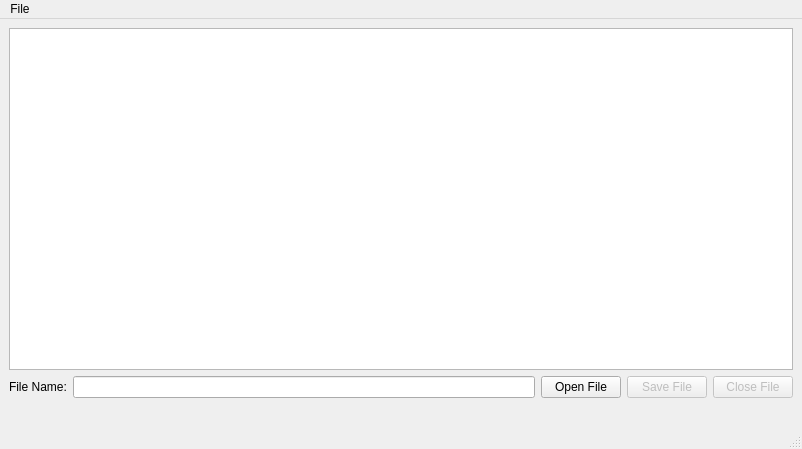
<?xml version="1.0" encoding="UTF-8"?>
<ui version="4.0">
 <class>MainWindow</class>
 <widget class="QMainWindow" name="MainWindow">
  <property name="geometry">
   <rect>
    <x>0</x>
    <y>0</y>
    <width>802</width>
    <height>449</height>
   </rect>
  </property>
  <property name="windowTitle">
   <string>Simple Text Editor</string>
  </property>
  <widget class="QWidget" name="centralwidget">
   <property name="enabled">
    <bool>true</bool>
   </property>
   <property name="layoutDirection">
    <enum>Qt::LeftToRight</enum>
   </property>
   <property name="autoFillBackground">
    <bool>false</bool>
   </property>
   <layout class="QVBoxLayout" name="verticalLayout_2">
    <item>
     <layout class="QVBoxLayout" name="verticalLayout">
      <item>
       <widget class="QPlainTextEdit" name="text_edit_box">
        <property name="cursor" stdset="0">
         <cursorShape>IBeamCursor</cursorShape>
        </property>
       </widget>
      </item>
      <item>
       <layout class="QHBoxLayout" name="horizontalLayout">
        <item>
         <widget class="QLabel" name="lbl_file_name">
          <property name="text">
           <string>File Name:</string>
          </property>
         </widget>
        </item>
        <item>
         <widget class="QLineEdit" name="line_filename"/>
        </item>
        <item>
         <widget class="QPushButton" name="btn_open">
          <property name="cursor">
           <cursorShape>PointingHandCursor</cursorShape>
          </property>
          <property name="text">
           <string>Open File</string>
          </property>
         </widget>
        </item>
        <item>
         <widget class="QPushButton" name="btn_save">
          <property name="enabled">
           <bool>false</bool>
          </property>
          <property name="cursor">
           <cursorShape>PointingHandCursor</cursorShape>
          </property>
          <property name="text">
           <string>Save File</string>
          </property>
         </widget>
        </item>
        <item>
         <widget class="QPushButton" name="btn_closef">
          <property name="enabled">
           <bool>false</bool>
          </property>
          <property name="text">
           <string>Close File</string>
          </property>
         </widget>
        </item>
       </layout>
      </item>
     </layout>
    </item>
    <item>
     <widget class="QLabel" name="lbl_info">
      <property name="text">
       <string/>
      </property>
     </widget>
    </item>
   </layout>
  </widget>
  <widget class="QMenuBar" name="menubar">
   <property name="geometry">
    <rect>
     <x>0</x>
     <y>0</y>
     <width>802</width>
     <height>22</height>
    </rect>
   </property>
   <widget class="QMenu" name="menuFile">
    <property name="title">
     <string>File</string>
    </property>
    <addaction name="actionOpen"/>
    <addaction name="actionSave"/>
    <addaction name="actionClose_file"/>
    <addaction name="actionExit"/>
   </widget>
   <addaction name="menuFile"/>
  </widget>
  <widget class="QStatusBar" name="statusbar"/>
  <action name="actionOpen">
   <property name="text">
    <string>Open</string>
   </property>
  </action>
  <action name="actionSave">
   <property name="text">
    <string>Save</string>
   </property>
  </action>
  <action name="actionExit">
   <property name="text">
    <string>Exit</string>
   </property>
  </action>
  <action name="actionClose_file">
   <property name="text">
    <string>Close File</string>
   </property>
  </action>
 </widget>
 <resources/>
 <connections/>
</ui>
